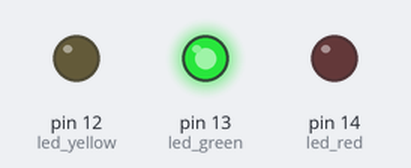
A program run on a simulated MicroPython board. On the bench: output pins drawn as LEDs (lit = HIGH).

Above: at 2.1 s.
At 8.5 s:
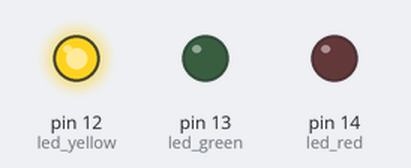
At 13.5 s:
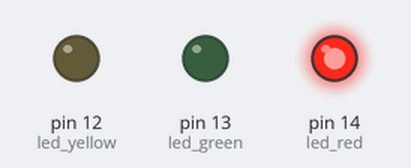
At 21.87 s:
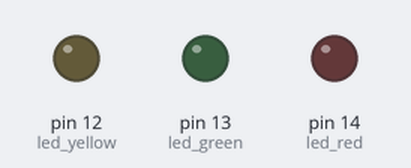
Timing chart, 0 to 22.2 s (numbered marks = the images above):
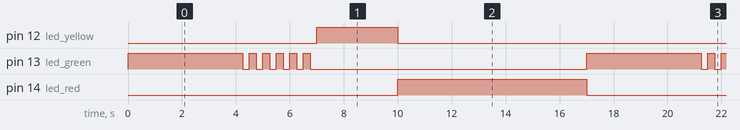

Measured:
- by itself, pin 12 (led_yellow): alternates HIGH for 3.0 s and LOW for 14.0 s
- by itself, pin 13 (led_green): repeats every 17.0 s: 5 × (LOW 0.25 s, HIGH 0.25 s), LOW 10.3 s, HIGH 4.3 s
- by itself, pin 14 (led_red): alternates HIGH for 7.0 s and LOW for 10.0 s

The program:

semaforo_com_funcao.py
```python
from machine import Pin
from time import sleep

def acionar_led (led, time):
    led.on()
    sleep(time)
    led.off()

led_green = Pin (13, Pin.OUT)
led_yellow = Pin (12, Pin.OUT)
led_red = Pin (14, Pin.OUT)

while True:
    acionar_led(led_green, 4)

    for i in range(6):
        acionar_led(led_green, 0.25)
        sleep(0.25)

    acionar_led(led_yellow, 3)
    acionar_led(led_red, 7)
```
